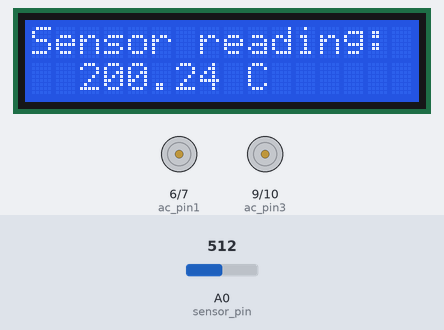
Recording of a sketch running on a simulated Arduino Uno, built with avr-gcc and run on an emulated ATmega328P. Parts: 16×2 character LCD, motor-driver pin pairs drawn as motors (green arrow = first pin HIGH = forward, orange = second pin HIGH = backward, longer = more drive). The inputs (shaded band) are chosen by the test bench; at power-on: A0 (sensor_pin) = 512.

Above: at 3.2 s.
3.3 s: A0 (sensor_pin) set to 166
At 10.0 s:
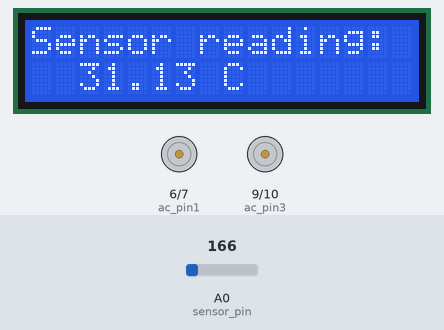
14.6 s: A0 (sensor_pin) set to 153
At 18.9 s:
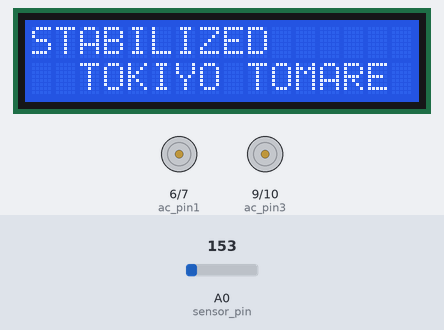
25.6 s: A0 (sensor_pin) set to 122
At 30.9 s:
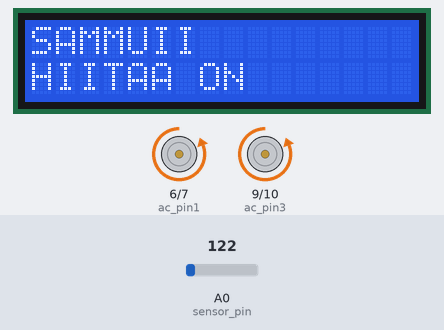
Timing chart, 0 to 42.7 s (numbered marks = the images above; inputs shaded):
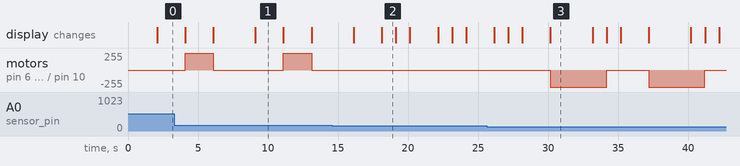

The sketch:

RoomTemperatureControl.ino
```cpp
#include <LiquidCrystal.h>

//The DC motors symbolize as the air conditioning units their rotation ways represent cooling or heating actions.


  const int sensor_pin = A0, ac_pin1 = 6, ac_pin2 = 7, ac_pin3 = 9, ac_pin4 = 10;

  float MinTemp = 20, MaxTemp = 25;

  const int rs = 12, en = 11, d4 = 5, d5 = 4, d6 = 3, d7 = 2;
  LiquidCrystal lcd(rs, en, d4, d5, d6, d7);

  void setup() {


    lcd.begin(16, 2);

    pinMode(ac_pin1, OUTPUT);
    pinMode(ac_pin2, OUTPUT);
    pinMode(ac_pin3, OUTPUT);
    pinMode(ac_pin4, OUTPUT);


  // Display the desired range of temperature

    lcd.print("Room temp(C):");
    lcd.setCursor(2,1);
    lcd.print(MinTemp); lcd.print("-");lcd.print(MaxTemp);

    delay(2000);
 }

 void loop() {

   float Sensor_voltage, Temperature;

 // Read voltage and convert to temperature (Celsius)

   Sensor_voltage = analogRead(sensor_pin) * 5.0 / 1023;
   Temperature = 100.0 * Sensor_voltage-50.0;


    lcd.clear();
    lcd.print("Sensor reading:");
    lcd.setCursor(2,1);
    lcd.print(Temperature); lcd.print(" C");

    delay(2000);


   if(Temperature > MaxTemp){
      lcd.clear();
      lcd.print("HOT");

      lcd.setCursor(0, 1);lcd.print("ENGAGING COOLIN");
      for( int i = 0; i <= 255; i++ ) {
        analogWrite(ac_pin1, i);
        analogWrite(ac_pin3, i);
       }
      digitalWrite(ac_pin2, LOW);
      digitalWrite(ac_pin4, LOW);
       delay(2000);

       lcd.clear();
       lcd.print("AA SUGOI");
       lcd.setCursor(0, 1);
       lcd.print("WE DONE");

       for( int i = 255; i >= 0; i-- ) {
        analogWrite(ac_pin1, i);
        analogWrite(ac_pin3, i);
       }
        delay(2000);
       }
  else if(Temperature < MinTemp){
      lcd.clear();
      lcd.print("SAMMUII");
      lcd.setCursor(0, 1);
      lcd.print("HIITAA ON");


      for( int i = 0; i <= 255; i++ ) {
        analogWrite(ac_pin2, i);
        analogWrite(ac_pin4, i);
       }
      digitalWrite(ac_pin1, LOW);
      digitalWrite(ac_pin3, LOW);

      delay(3000);

      lcd.clear();
      lcd.print("GREATO");
      lcd.setCursor(0, 1);
      lcd.print("OWARI DA");

      delay(1000);

      for( int i = 255; i >= 0; i-- ) {
        analogWrite(ac_pin2, i);
        analogWrite(ac_pin4, i);
       }
      digitalWrite(ac_pin1, LOW);
      digitalWrite(ac_pin3, LOW);
      lcd.clear();
      }
  else if(Temperature > MinTemp && Temperature < MaxTemp){
      lcd.clear();
      lcd.print("STABILIZED");lcd.setCursor(2,1);
      lcd.print("TOKIYO TOMARE");

      delay(1000);
      lcd.clear();
   }
  else {
      lcd.clear();
      lcd.print("YABBAIZO");
      delay(1000);
      lcd.clear();
    }
    delay(1000);
   }
```

Measured:
- the behaviour switches between 154 and 153 on A0 (sensor_pin) (found by bisection; images 1 and 2)
- after the input at 14.6 s, motor on pin 6 (ac_pin1) / pin 7 (ac_pin2), motor on pin 9 (ac_pin3) / pin 10 (ac_pin4): stays stopped (without the input it goes to forward 255/255 after 3.5 s)
- after the input at 25.6 s, motor on pin 6 (ac_pin1) / pin 7 (ac_pin2), motor on pin 9 (ac_pin3) / pin 10 (ac_pin4): alternates backward 255/255 for 4.0 s and stopped for 3.0 s, starting after 4.6 s
- by itself, motor on pin 6 (ac_pin1) / pin 7 (ac_pin2), motor on pin 9 (ac_pin3) / pin 10 (ac_pin4): alternates forward 255/255 for 2.0 s and stopped for 5.0 s
- what the display in image 1 shows lasts 2.0 s, from 9.1 s to 11.1 s
- what the display in image 2 shows lasts 1.0 s, from 18.1 s to 19.1 s
